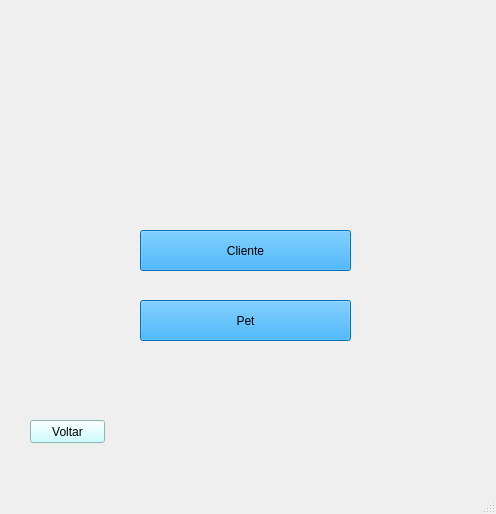
<?xml version="1.0" encoding="UTF-8"?>
<ui version="4.0">
 <class>MainWindow</class>
 <widget class="QMainWindow" name="MainWindow">
  <property name="geometry">
   <rect>
    <x>0</x>
    <y>0</y>
    <width>496</width>
    <height>514</height>
   </rect>
  </property>
  <property name="windowTitle">
   <string>MainWindow</string>
  </property>
  <widget class="QWidget" name="centralwidget">
   <widget class="QLabel" name="label">
    <property name="geometry">
     <rect>
      <x>-4</x>
      <y>-8</y>
      <width>501</width>
      <height>501</height>
     </rect>
    </property>
    <property name="text">
     <string/>
    </property>
    <property name="pixmap">
     <pixmap>../../Downloads/tela de atualização menu.png</pixmap>
    </property>
   </widget>
   <widget class="QPushButton" name="btn_cliente">
    <property name="geometry">
     <rect>
      <x>140</x>
      <y>230</y>
      <width>211</width>
      <height>41</height>
     </rect>
    </property>
    <property name="styleSheet">
     <string notr="true">background-color: rgb(2, 158, 255);</string>
    </property>
    <property name="text">
     <string>Cliente</string>
    </property>
   </widget>
   <widget class="QPushButton" name="btn_pet">
    <property name="geometry">
     <rect>
      <x>140</x>
      <y>300</y>
      <width>211</width>
      <height>41</height>
     </rect>
    </property>
    <property name="styleSheet">
     <string notr="true">background-color: rgb(2, 158, 255);</string>
    </property>
    <property name="text">
     <string>Pet</string>
    </property>
   </widget>
   <widget class="QPushButton" name="btn_voltar">
    <property name="geometry">
     <rect>
      <x>30</x>
      <y>420</y>
      <width>75</width>
      <height>23</height>
     </rect>
    </property>
    <property name="styleSheet">
     <string notr="true">background-color: rgb(190, 255, 255);</string>
    </property>
    <property name="text">
     <string>Voltar</string>
    </property>
   </widget>
  </widget>
  <widget class="QMenuBar" name="menubar">
   <property name="geometry">
    <rect>
     <x>0</x>
     <y>0</y>
     <width>496</width>
     <height>21</height>
    </rect>
   </property>
  </widget>
  <widget class="QStatusBar" name="statusbar"/>
 </widget>
 <resources/>
 <connections/>
</ui>
